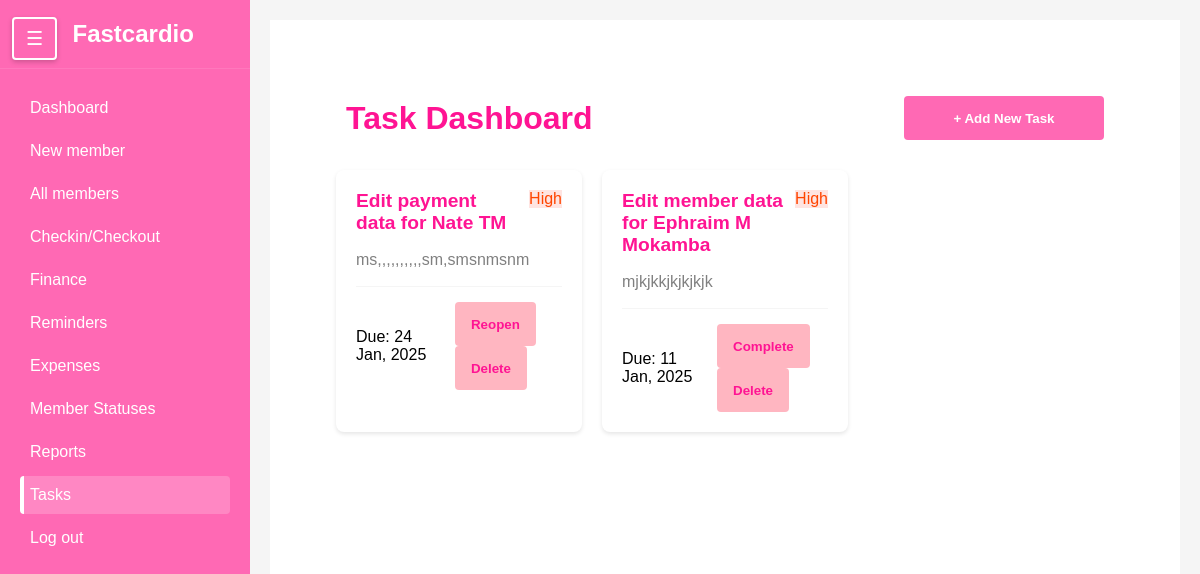
Page /tasks/ on the earlier database version.
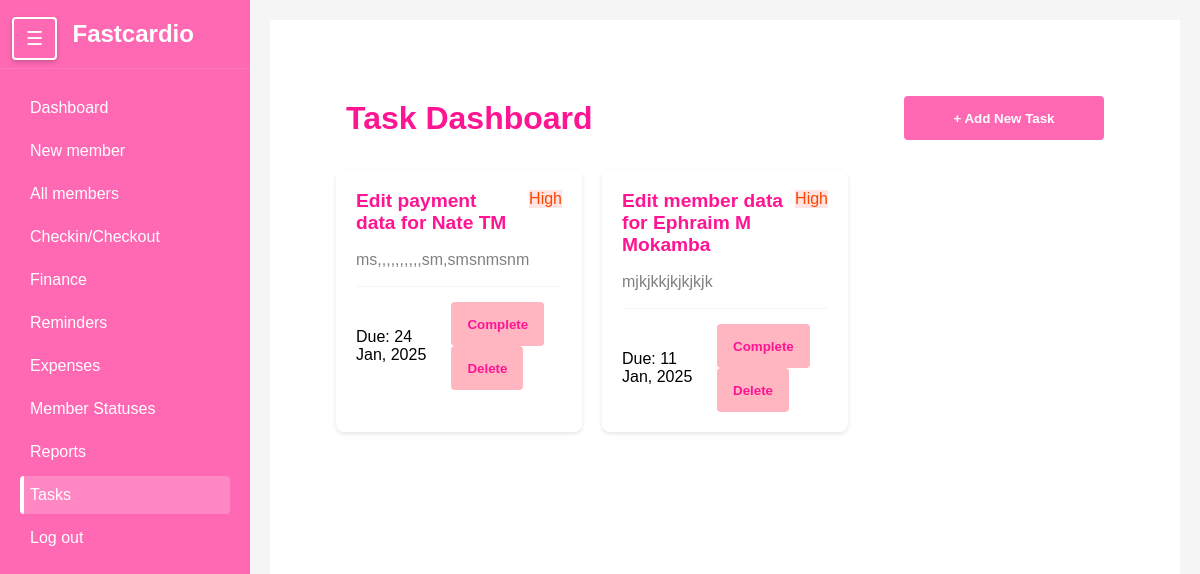
Same page on the later database version.
### members/models.py (models this page shows, shortened)
class Task(models.Model):
    PRIORITY_CHOICES = [
        ('high', 'High'),
        ('medium', 'Medium'),
        ('low', 'Low'),
    ]
    member = models.ForeignKey(Member,on_delete=models.CASCADE)
    title = models.CharField(max_length=200)
    description = models.TextField()
    priority = models.CharField(max_length=10, choices=PRIORITY_CHOICES)
    due_date = models.DateField()
    status = models.CharField(max_length=20, default='pending')
    created_at = models.DateTimeField(auto_now_add=True)
    class Meta:
        ordering = ['-created_at']

class Member(models.Model):
    first_name = models.CharField(max_length=50)
    last_name = models.CharField(max_length=50)
    phone_number = models.CharField(max_length=15)
    date_joined = models.DateTimeField(auto_now_add=True)
    membership_expiry = models.DateField(null=True, blank=True, help_text="Date when the membership expires")
    is_active = models.BooleanField(default=False)
    is_frozen = models.BooleanField(default=False)
    additional_info = models.TextField(blank=True,null=True)
    gender = models.CharField(max_length= 6)
    balance = models.DecimalField(
        max_digits=10,
        decimal_places=2,
        default=0,
        help_text="Positive balance indicates credit, negative indicates debt"
    )
    balance_due_date = models.DateField(null = True, blank=True)

### members/views.py (the view)
# urls.py: path('tasks/', views.tasks, name = "Tasks"),
def tasks(request):
    tasks = Task.objects.all()
    members = Member.objects.all()
    return render(request,'tasks.html',{'tasks':tasks,'members':members})

### members/templates/tasks.html (shortened to what this page needs)
{% extends 'sidebar.html' %}
{% load static %}
{% block extra_styles %}
    <link rel="stylesheet" href="{% static 'tasks.css' %}">
{% endblock %}
{% block content %}
    <div class="container">
        <div class="header">
            <h1>Task Dashboard</h1>
            <button class="add-task-btn" onclick="openModal()">+ Add New Task</button>
        </div>
        <div class="task-grid">
            {% for task in tasks %}
            <div class="task-card">
                <div class="task-header">
                    <h3 class="task-title">Edit {{ task.title }} for {{ task.member.first_name }} {{ task.member.last_name }}</h3>
                    <span class="priority priority-{{ task.priority }}">{{ task.priority|title }}</span>
                </div>
                <p class="task-description">{{ task.description }}</p>
                <div class="task-meta">
                    <span class="task-due">Due: {{ task.due_date|date:"d M, Y" }}</span>
                    <div>
                        <form method="POST" action="{% url 'update_task' task.id %}" style="display: inline;">
                            {% if task.title == 'member data' %}
                            <button  class="action-btn" onclick="window.open('http://127.0.0.1:8000/admin/members/member/{{task.member.id}}/change/', '_blank')">
                                {% if task.status == 'pending' %}Complete{% else %}Reopen{% endif %}
                            </button>
                            {% endif %}
                            {% if task.title == 'payment data' %}
                            <button  class="action-btn" onclick="window.open('http://127.0.0.1:8000/admin/members/paymentdetails/', '_blank')">
                                {% if task.status == 'pending' %}Complete{% else %}Reopen{% endif %}
                            </button>
                            {% endif %}
                        </form>
                        <form method="POST" action="{% url 'delete_task' task.id %}" style="display: inline;">
                            <button class="action-btn">Delete</button>
                        </form>
                    </div>
                </div>
            </div>
            {% endfor %}
        </div>
    </div>
{% endblock %}

Differences in the rows shown:
changed Task "payment data": status "Reopen" → "Complete"
